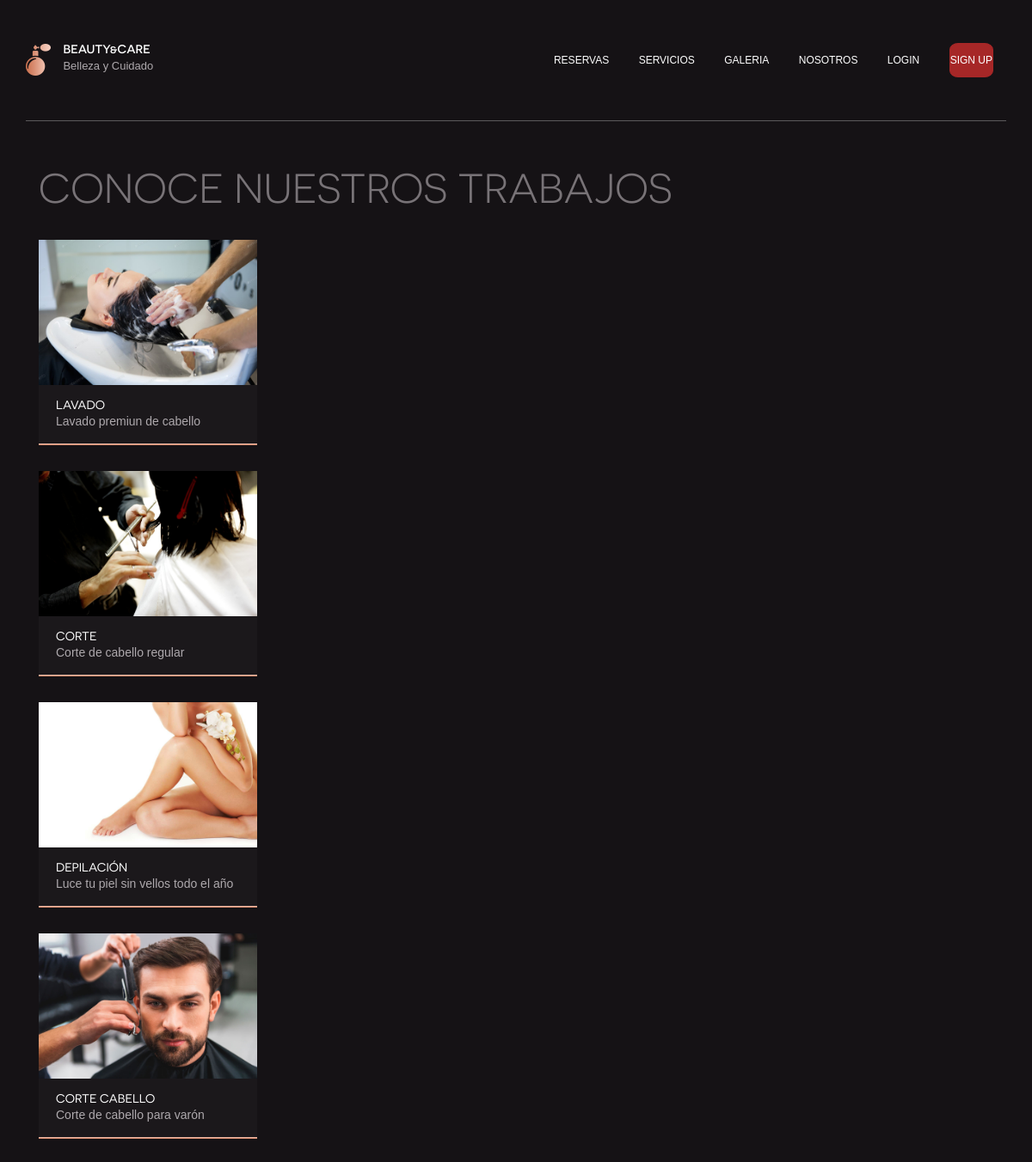
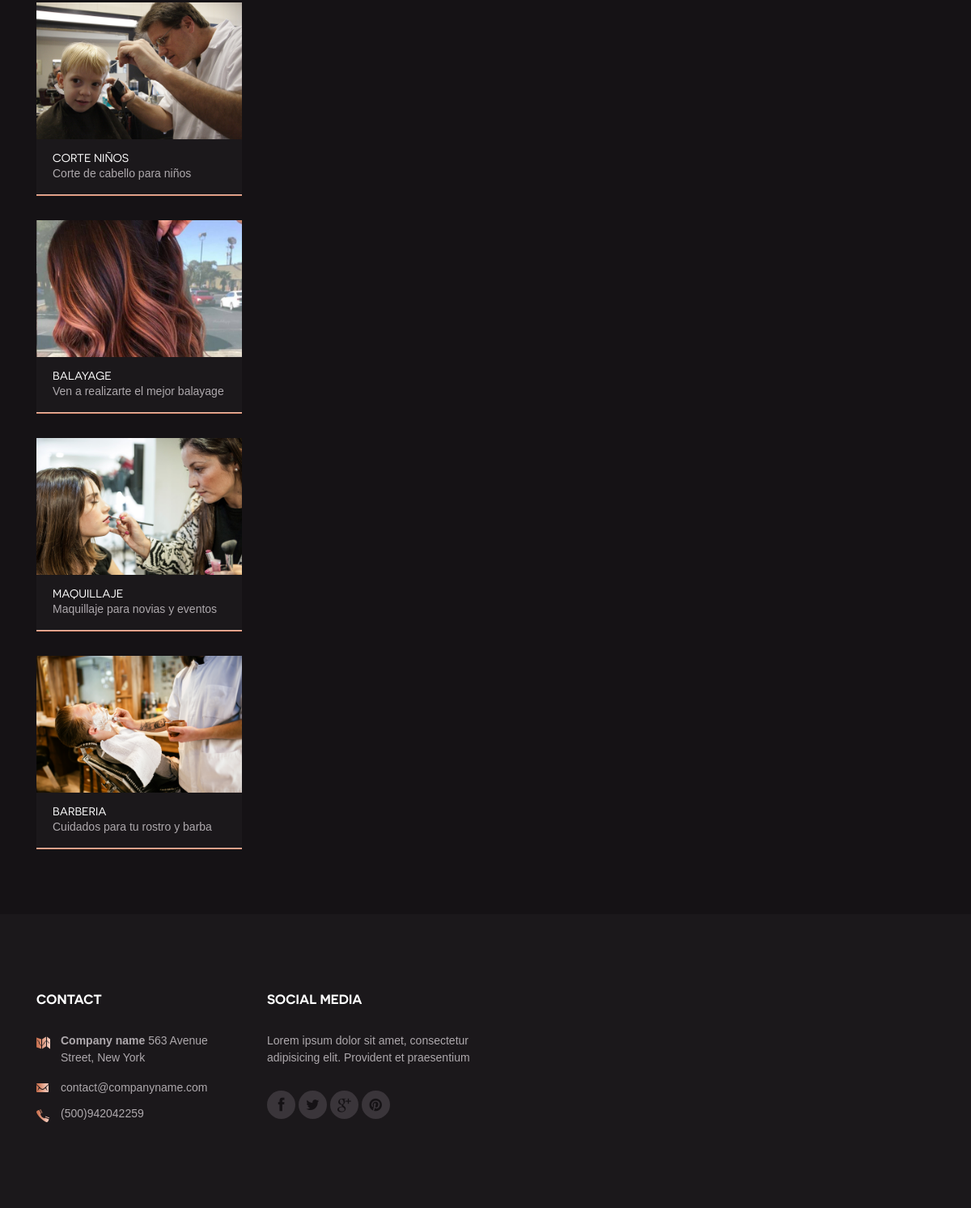
The page /galerias/ on the database as committed earlier (2 pictures, top to bottom).
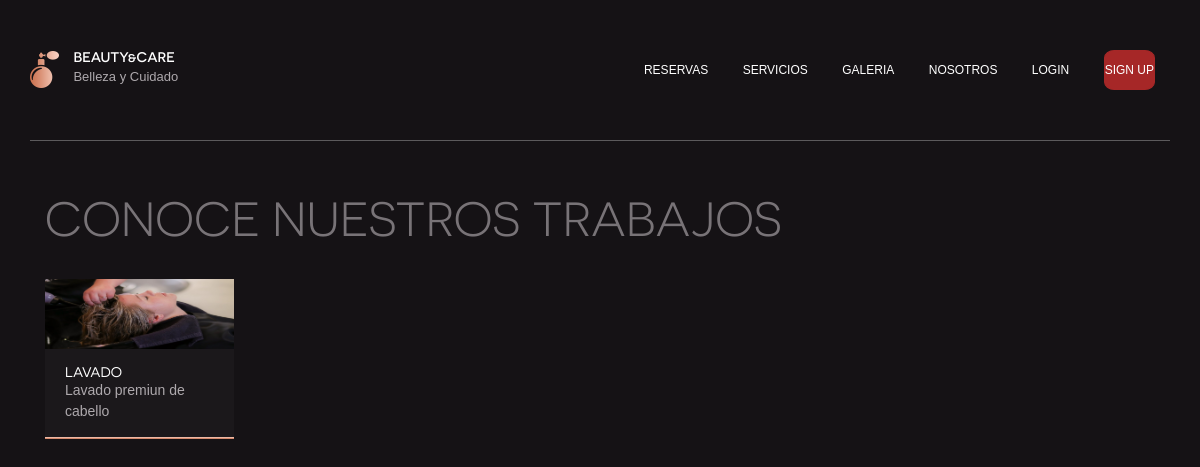
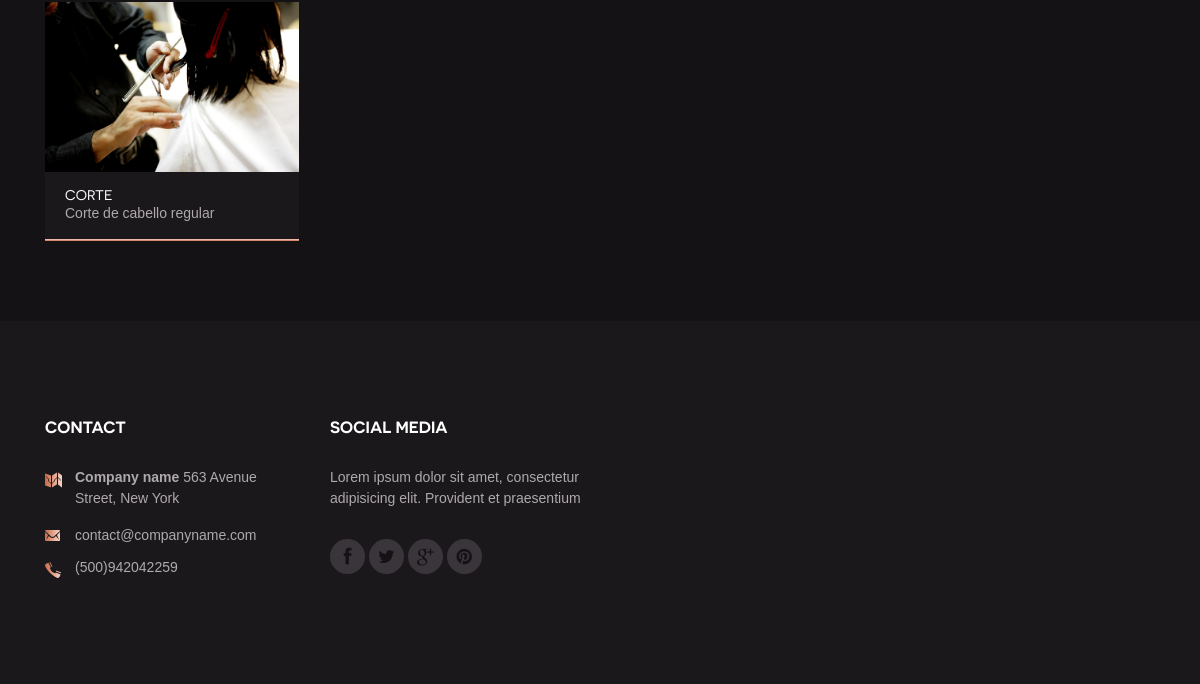
The same page on the database as committed later (2 pictures, top to bottom).
### galerias/models.py (models this page shows, shortened)
class Galerias(models.Model):
    nombre = models.CharField(max_length=50)
    descripcion = models.TextField(max_length=50)
    imagen = models.ImageField(upload_to='galerias/')
    categoria = models.ForeignKey('Categoria' , on_delete=models.SET_NULL , null=True)
    class Meta:
        verbose_name = 'galeria'
        verbose_name_plural = 'galerias'

### galerias/views.py (the view)
# urls.py: path('',views.lista_galeria , name='lista_galeria'),
def lista_galeria(request):
    lista_galeria = Galerias.objects.all()
    categorias = Categoria.objects.all()
    context = {
        'lista_galeria' : lista_galeria ,
        'categorias' : categorias ,
    }
    return render(request , 'Galerias/galeria.html' , context)

### galerias/templates/Galerias/Galeria.html
{% extends 'base.html' %}
{% block body %}
<main class="main-content">
    <div class="page">
        <div class="container">
                <h2 class="section-title">Conoce nuestros trabajos</h2>
            <div class="row">
                {% for galeria in lista_galeria %}
                    {% if lista_galeria.category == category %}
                    <div>
                            <div class="gallery-item filterable-item">
                                    <a href="{{galeria.imagen.url}}">
                                        <figure class="featured-image">
                                            <img src="{{galeria.imagen.url}}" alt="">
                                            <figcaption>
                                                <h2 class="gallery-title">{{galeria.nombre}}</h2>
                                                <p>{{galeria.descripcion}}</p>
                                            </figcaption>
                                        </figure>
                                    </a>
                             </div>
                    </div>
                    {% endif %}
                {% endfor %}
            </div>
        </div>
    </div>
</main>
{% endblock body %}

Rows that differ between the two databases and show on the page:
removed Galerias: imagen (picture), nombre "DEPILACIÓN", descripcion "Luce tu piel sin vellos todo el año"
removed Galerias: imagen (picture), nombre "CORTE CABELLO", descripcion "Corte de cabello para varón"
removed Galerias: imagen (picture), nombre "CORTE NIÑOS", descripcion "Corte de cabello para niños"
removed Galerias: imagen (picture), nombre "BALAYAGE", descripcion "Ven a realizarte el mejor balayage"
removed Galerias: imagen (picture), nombre "MAQUILLAJE", descripcion "Maquillaje para novias y eventos"
removed Galerias: imagen (picture), nombre "BARBERIA", descripcion "Cuidados para tu rostro y barba"
changed Galerias "LAVADO": imagen: a different picture
